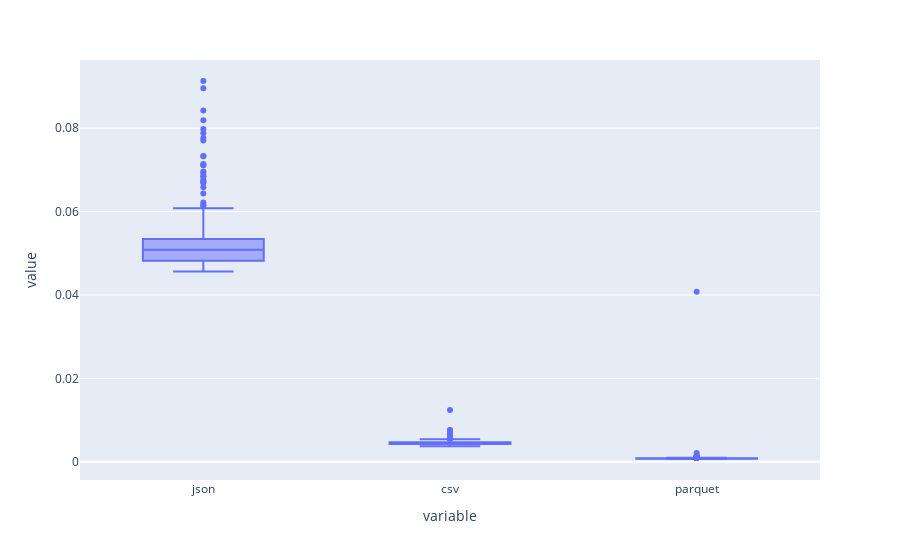

Here is the notebook cell this chart was saved with:
### Code cell
fig = px.box(times_df, y=times_df.columns)
fig.show()

### Figure 1 — Plotly figure (JSON) as saved in the notebook; plotly's stock layout.template omitted (floating-point values rounded to 4 significant figures; data arrays with more than 128 entries replaced by an {"elided": "..."} marker saying what was removed)
{"data": [{"alignmentgroup": "True", "hovertemplate": "variable=%{x}<br>value=%{y}<extra></extra>", "legendgroup": "", "marker": {"color": "#636efa"}, "name": "", "notched": false, "offsetgroup": "", "orientation": "v", "showlegend": false, "type": "box", "x": {"elided": "3000 str values"}, "x0": " ", "xaxis": "x", "y": {"elided": "3000 float values"}, "y0": " ", "yaxis": "y"}], "layout": {"boxmode": "group", "legend": {"tracegroupgap": 0}, "margin": {"t": 60}, "xaxis": {"anchor": "y", "domain": [0, 1], "title": {"text": "variable"}}, "yaxis": {"anchor": "x", "domain": [0, 1], "title": {"text": "value"}}}}
